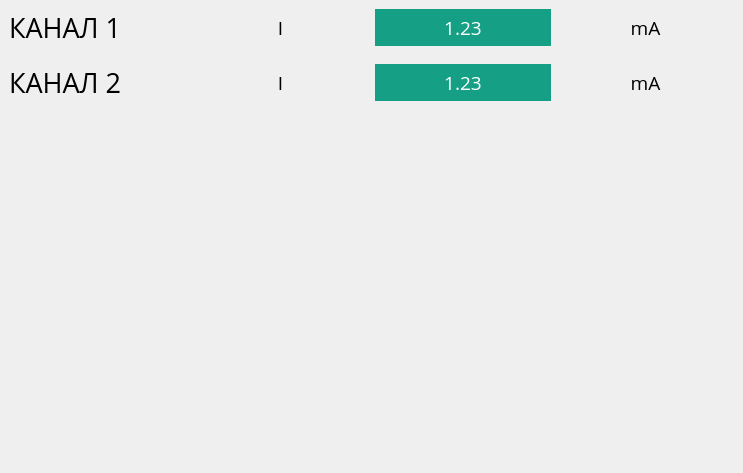
               <widget class="QWidget" name="widgetScrollAreaMeasures">
                <property name="geometry">
                 <rect>
                  <x>0</x>
                  <y>0</y>
                  <width>743</width>
                  <height>473</height>
                 </rect>
                </property>
                <layout class="QVBoxLayout" name="verticalLayout_37">
                 <property name="spacing">
                  <number>0</number>
                 </property>
                 <property name="leftMargin">
                  <number>0</number>
                 </property>
                 <property name="topMargin">
                  <number>0</number>
                 </property>
                 <property name="rightMargin">
                  <number>0</number>
                 </property>
                 <property name="bottomMargin">
                  <number>0</number>
                 </property>
                 <item>
                  <layout class="QVBoxLayout" name="verticalLayoutMeasures">
                   <item>
                    <widget class="QFrame" name="frameMeasure1">
                     <property name="frameShape">
                      <enum>QFrame::NoFrame</enum>
                     </property>
                     <property name="frameShadow">
                      <enum>QFrame::Raised</enum>
                     </property>
                     <layout class="QHBoxLayout" name="horizontalLayout_3">
                      <item>
                       <widget class="QLabel" name="labelMeasure1">
                        <property name="font">
                         <font>
                          <family>Open Sans</family>
                          <pointsize>20</pointsize>
                         </font>
                        </property>
                        <property name="text">
                         <string>КАНАЛ 1</string>
                        </property>
                       </widget>
                      </item>
                      <item>
                       <widget class="QLabel" name="labelNameMeasure1">
                        <property name="font">
                         <font>
                          <family>Open Sans</family>
                          <pointsize>14</pointsize>
                         </font>
                        </property>
                        <property name="text">
                         <string>I</string>
                        </property>
                        <property name="alignment">
                         <set>Qt::AlignCenter</set>
                        </property>
                       </widget>
                      </item>
                      <item>
                       <widget class="QLabel" name="volMeasure1">
                        <property name="minimumSize">
                         <size>
                          <width>131</width>
                          <height>31</height>
                         </size>
                        </property>
                        <property name="maximumSize">
                         <size>
                          <width>185</width>
                          <height>45</height>
                         </size>
                        </property>
                        <property name="font">
                         <font>
                          <family>Open Sans</family>
                          <pointsize>14</pointsize>
                         </font>
                        </property>
                        <property name="styleSheet">
                         <string notr="true">	background-color: rgb(21, 159, 133);
	color: rgb(255, 255, 255);
	border-radius: 0px;</string>
                        </property>
                        <property name="text">
                         <string>1.23</string>
                        </property>
                        <property name="alignment">
                         <set>Qt::AlignCenter</set>
                        </property>
                       </widget>
                      </item>
                      <item>
                       <widget class="QLabel" name="labelMesMeasure1">
                        <property name="font">
                         <font>
                          <family>Open Sans</family>
                          <pointsize>14</pointsize>
                         </font>
                        </property>
                        <property name="text">
                         <string>mA</string>
                        </property>
                        <property name="alignment">
                         <set>Qt::AlignCenter</set>
                        </property>
                       </widget>
                      </item>
                     </layout>
                    </widget>
                   </item>
                   <item>
                    <widget class="QFrame" name="frameMeasure1_2">
                     <property name="frameShape">
                      <enum>QFrame::NoFrame</enum>
                     </property>
                     <property name="frameShadow">
                      <enum>QFrame::Raised</enum>
                     </property>
                     <layout class="QHBoxLayout" name="horizontalLayout_7">
                      <item>
                       <widget class="QLabel" name="labelMeasure1_2">
                        <property name="font">
                         <font>
                          <family>Open Sans</family>
                          <pointsize>20</pointsize>
                         </font>
                        </property>
                        <property name="text">
                         <string>КАНАЛ 2</string>
                        </property>
                       </widget>
                      </item>
                      <item>
                       <widget class="QLabel" name="labelNameMeasure1_2">
                        <property name="font">
                         <font>
                          <family>Open Sans</family>
                          <pointsize>14</pointsize>
                         </font>
                        </property>
                        <property name="text">
                         <string>I</string>
                        </property>
                        <property name="alignment">
                         <set>Qt::AlignCenter</set>
                        </property>
                       </widget>
                      </item>
                      <item>
                       <widget class="QLabel" name="volMeasure1_2">
                        <property name="minimumSize">
                         <size>
                          <width>131</width>
                          <height>31</height>
                         </size>
                        </property>
                        <property name="maximumSize">
                         <size>
                          <width>185</width>
                          <height>45</height>
                         </size>
                        </property>
                        <property name="font">
                         <font>
                          <family>Open Sans</family>
                          <pointsize>14</pointsize>
                         </font>
                        </property>
                        <property name="styleSheet">
                         <string notr="true">	background-color: rgb(21, 159, 133);
	color: rgb(255, 255, 255);
	border-radius: 0px;</string>
                        </property>
                        <property name="text">
                         <string>1.23</string>
                        </property>
                        <property name="alignment">
                         <set>Qt::AlignCenter</set>
                        </property>
                       </widget>
                      </item>
                      <item>
                       <widget class="QLabel" name="labelMesMeasure1_2">
                        <property name="font">
                         <font>
                          <family>Open Sans</family>
                          <pointsize>14</pointsize>
                         </font>
                        </property>
                        <property name="text">
                         <string>mA</string>
                        </property>
                        <property name="alignment">
                         <set>Qt::AlignCenter</set>
                        </property>
                       </widget>
                      </item>
                     </layout>
                    </widget>
                   </item>
                   <item>
                    <spacer name="verticalSpacer_35">
                     <property name="orientation">
                      <enum>Qt::Vertical</enum>
                     </property>
                     <property name="sizeHint" stdset="0">
                      <size>
                       <width>20</width>
                       <height>165</height>
                      </size>
                     </property>
                    </spacer>
                   </item>
                  </layout>
                 </item>
                </layout>
               </widget>
